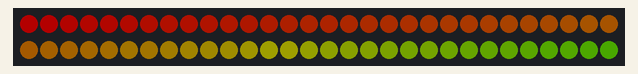
Bench run of a sketch on a simulated Arduino Uno, built with avr-gcc and run on an emulated ATmega328P. On the bench: 60 RGB LEDs in strip order, left to right, continuing on the next row. Dim RGB values are drawn brighter than linear; the strip is taken to match the declared colour order.

Above: at 0.16 s.
At 4.45 s:
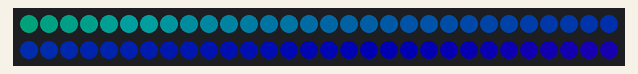
At 9.96 s:
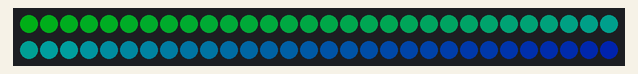
At 19.76 s:
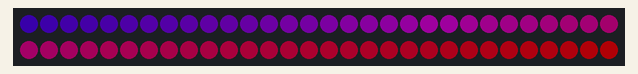
At 29.55 s:
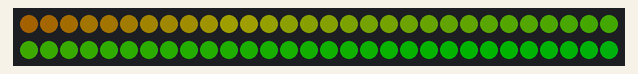
At 39.66 s:
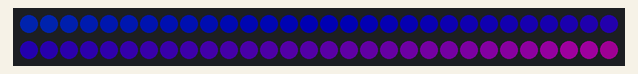

The sketch:

neopixel.ino
```cpp
#include <Adafruit_NeoPixel.h>

#ifdef __AVR__
 #include <avr/power.h> // Required for 16 MHz Adafruit Trinket
#endif


#define PIN        3  // led strip connection pin on arduino
#define NUMPIXELS 60 // Toplam Led Sayısı


uint8_t LEDCOUNT = 20;
// may vary on the strip type
Adafruit_NeoPixel strip(NUMPIXELS, PIN, NEO_BRG + NEO_KHZ400);


void setup() {

  //pixels.begin(); // Starting neopixel objecet  (must)
  strip.begin();
  strip.setBrightness(60);
  strip.clear();
  strip.show();


}

void loop() {

  uint32_t red = strip.Color(255, 0, 0);
  uint32_t green = strip.Color(0, 255, 0);
  uint32_t blue = strip.Color(0, 0, 255);
  uint32_t light_blue = strip.Color(0, 110, 162);
  uint32_t indigo = strip.Color(116, 45, 230);
  uint32_t aqua = strip.Color(0,255,255);
  uint32_t purple = strip.Color(128,0,128);
  uint32_t magenta = strip.Color(255,0,255);
  uint32_t orange = strip.Color(255, 102, 0);
  uint32_t yellow = strip.Color(245, 184, 3);
  uint32_t silver = strip.Color(192,192,192);
  uint32_t white = strip.Color(255,255,255);


  //pixels.clear(); // makes all pixels offline(every single one of led on the neopixel strip)

//below this line, there are few animation. for use of animations, user must be uncomment animations and send colors
//oneColor(purple, 50);

rainbow(5);

//halfWayThere(purple , aqua, 50);
//halfWayThere(purple , red, 50);
//halfWayThere(purple , green, 50);
//quickTransition(purple , aqua, 50);
//flash(aqua, blue);
//twoColorMix(yellow,green);
//shootingStar(magenta);
//starLoop(magenta);


}

//just show one color only
void oneColor(uint32_t color, uint16_t wait){

  for(int i=0; i<strip.numPixels(); i++){
    strip.setPixelColor(i, color);
    strip.show();

  }
  brightness(20);

}


void rainbow(uint16_t wait) {
  uint16_t i, j;

  for(j=0; j<256; j++) {
    for(i=0; i<strip.numPixels(); i++) {
      strip.setPixelColor(i, Wheel((i+j) & 255));
    }
    strip.show();
    delay(wait);
  }

}

//alternate between two colors(all the way up and down)
 void quickTransition (uint32_t color, uint32_t colorTwo, uint16_t wait){

  for (int i = 0; i <=strip.numPixels(); i++){
        strip.setPixelColor(i, color);
        //strip.setPixelColor(strip.numPixels() - i , colorTwo);
        strip.show();
        delay(wait);
}

for (int i=strip.numPixels(); i<=strip.numPixels(); i--){
        strip.setPixelColor(i, colorTwo);
        strip.show();
        delay(wait);
  }
   delay(wait*100);

}


//two colors meet middle of neopixel strip
void halfWayThere(uint32_t color, uint32_t colorTwo, uint8_t wait){
  for (int i = 0; i <=(LEDCOUNT/2-1); i++){
        strip.setPixelColor(i, color);
        strip.show();
        delay(wait);
}

delay(wait*2);

  for (int i = ceil(LEDCOUNT/2); i <=strip.numPixels(); i++){
        strip.setPixelColor(i, colorTwo);
        strip.show();
        delay(wait);
  }

  brightness(80);
  for (int i = LEDCOUNT; i <=strip.numPixels(); i--){

      strip.setPixelColor(i, color);
      strip.show();
      delay(wait);
  }

  delay(wait);

  for (int i = LEDCOUNT/2-1; i <=strip.numPixels(); i--){
        strip.setPixelColor(i, colorTwo);
        strip.show();
        delay(wait);
  }
  brightness(80);

  delay(wait*55);

}


uint32_t Wheel(byte WheelPos) {
  WheelPos = 255 - WheelPos;
  if(WheelPos < 85) {
    return strip.Color(255 - WheelPos * 3, 0, WheelPos * 3);
  }
  if(WheelPos < 170) {
    WheelPos -= 85;
    return strip.Color(0, WheelPos * 3, 255 - WheelPos * 3);
  }
  WheelPos -= 170;
  return strip.Color(WheelPos * 3, 255 - WheelPos * 3, 0);
}


void brightness(uint16_t lumo){

  for(int i = lumo; i <=200; i+=10){
    strip.setBrightness(i);
    strip.show();
    delay(150);
  }
  delay(100);
  for(int i=200; i>=lumo; i-=10){
    strip.setBrightness(i);
    strip.show();
    delay(150);
  }

}

//flashing the strip(with brightness)
void flash(uint32_t color, uint32_t colorTwo){

  for (int i=0; i<=LEDCOUNT; i++){
    if(i%2 == 0){
      strip.setPixelColor(i, color);
      strip.show();
      delay(50);
    }
    if(i%2 == 1){
      strip.setPixelColor(i, colorTwo);
      strip.show();
      delay(50);
    }
  }

   for (int i=0; i<=LEDCOUNT; i++){
    if(i%2 == 0){
      strip.setBrightness(150);
      strip.show();
      delay(50);

    }
    if(i%2 == 1){
      strip.setBrightness(60);
      strip.show();
      delay(50);
    }
    delay(50);
  }


}

//mix two colors one by one
void twoColorMix(uint32_t color, uint32_t colorTwo){
  for (int i=0; i<=LEDCOUNT; i++){
    if(i%2 == 0){
      strip.setPixelColor(i, color);
      strip.show();

    }
    if(i%2 == 1){
      strip.setPixelColor(i, colorTwo);
      strip.show();
    }
    delay(50);
  }
}


void shootingStar(uint32_t color){
int i;
  for (i=0; i<=LEDCOUNT; i++){
  strip.clear();
    strip.setPixelColor(i, color);
    strip.setPixelColor(i+1, color);
    strip.setPixelColor(i+2, color);
    strip.show();
    delay(20);
    if(i == LEDCOUNT){
      i = LEDCOUNT;
      break;
    }
  }
delay(25);
if(i == LEDCOUNT){
    shootingStar(color);
  }
}


void starLoop(uint32_t color){
int i;
  for (i=0; i<=LEDCOUNT; i++){
  strip.clear();
    strip.setPixelColor(i, color);
    strip.setPixelColor(i+1, color);
    strip.show();
    delay(50);

  }
delay(25);

for (i=LEDCOUNT; i<=LEDCOUNT; i--){
  strip.clear();
    strip.setPixelColor(i, color);
    strip.setPixelColor(i+1, color);
    strip.setPixelColor(i+2, color);
    strip.show();
    delay(50);
    if(i == 1){
      i = 1;
      break;
    }
  }
  delay(25);
  if(i == 1){
    starLoop(color);
  }

}
```
